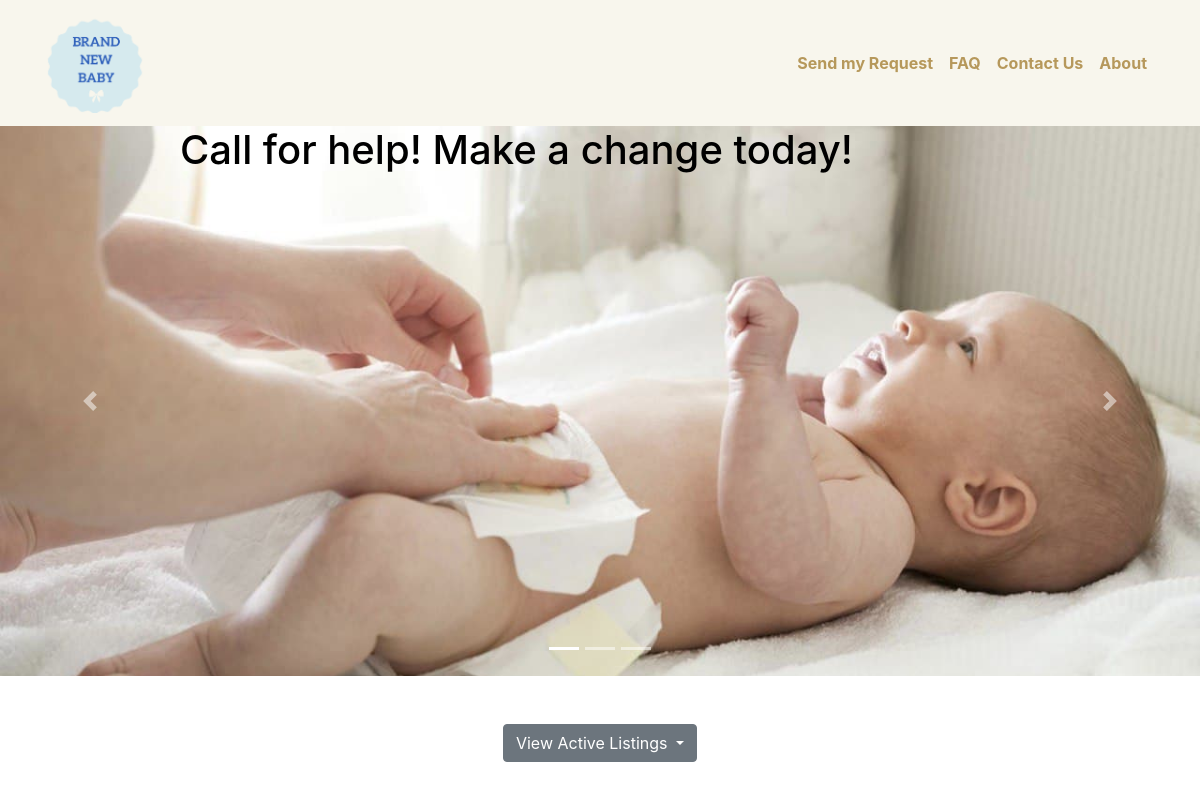
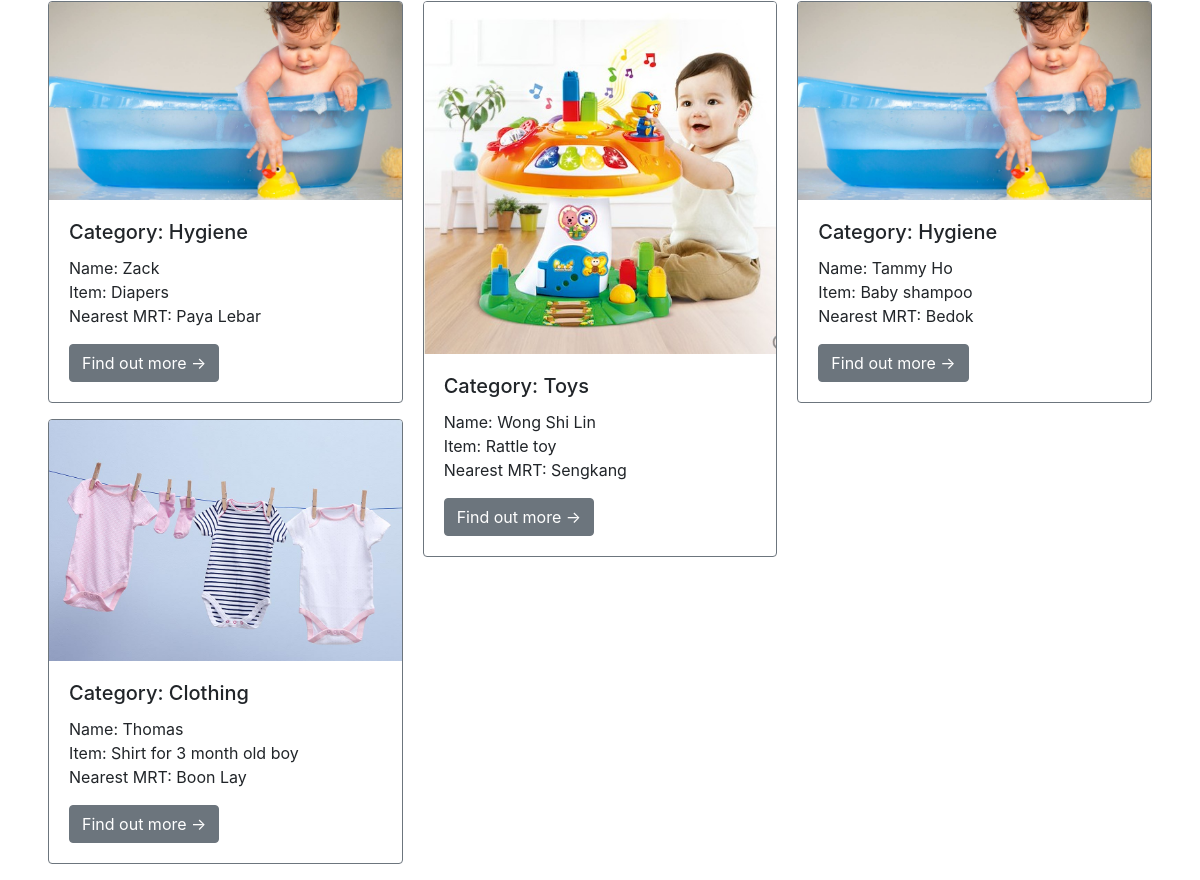
The page /misc/bhome.php on the database as committed earlier (2 pictures, top to bottom).
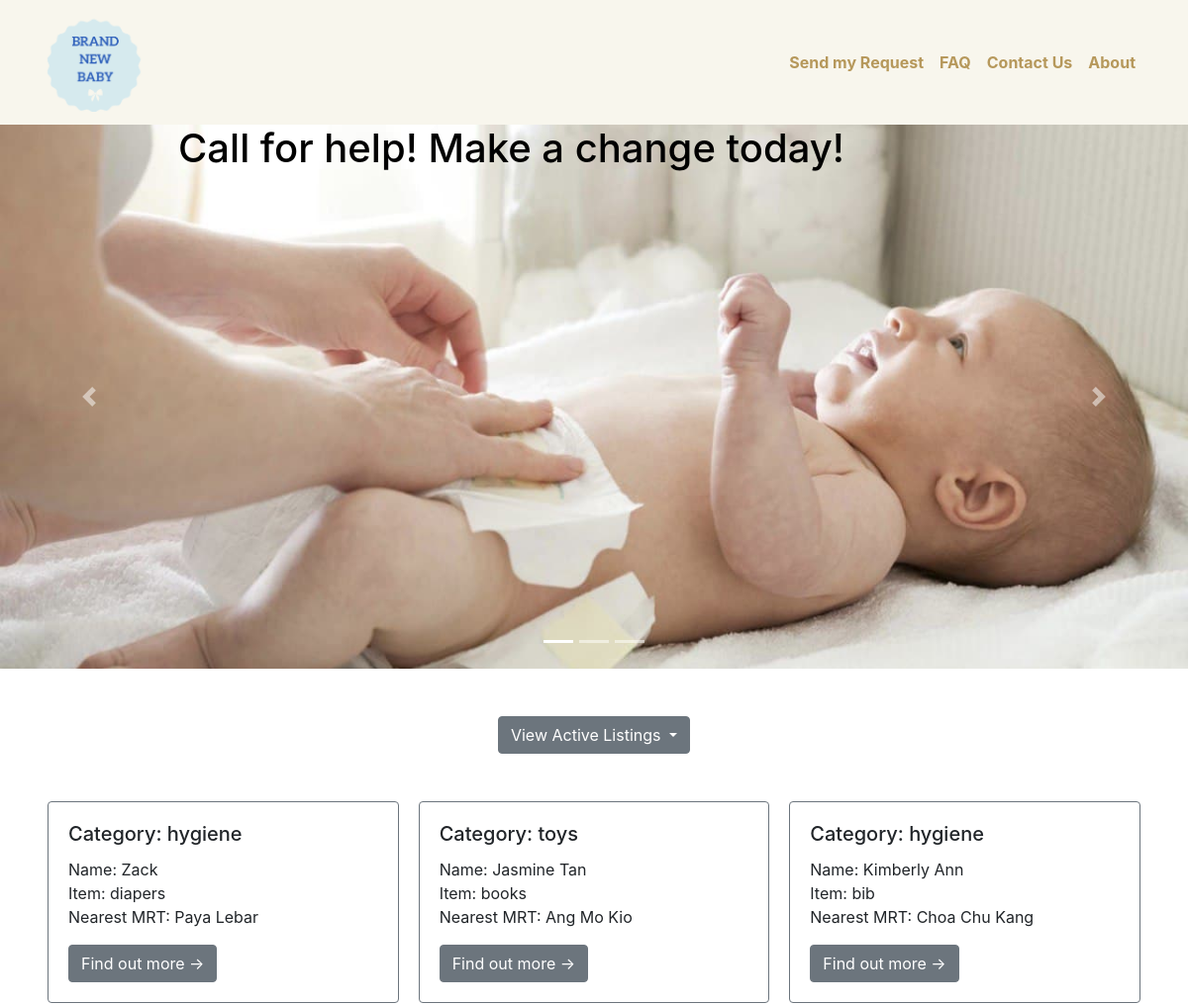
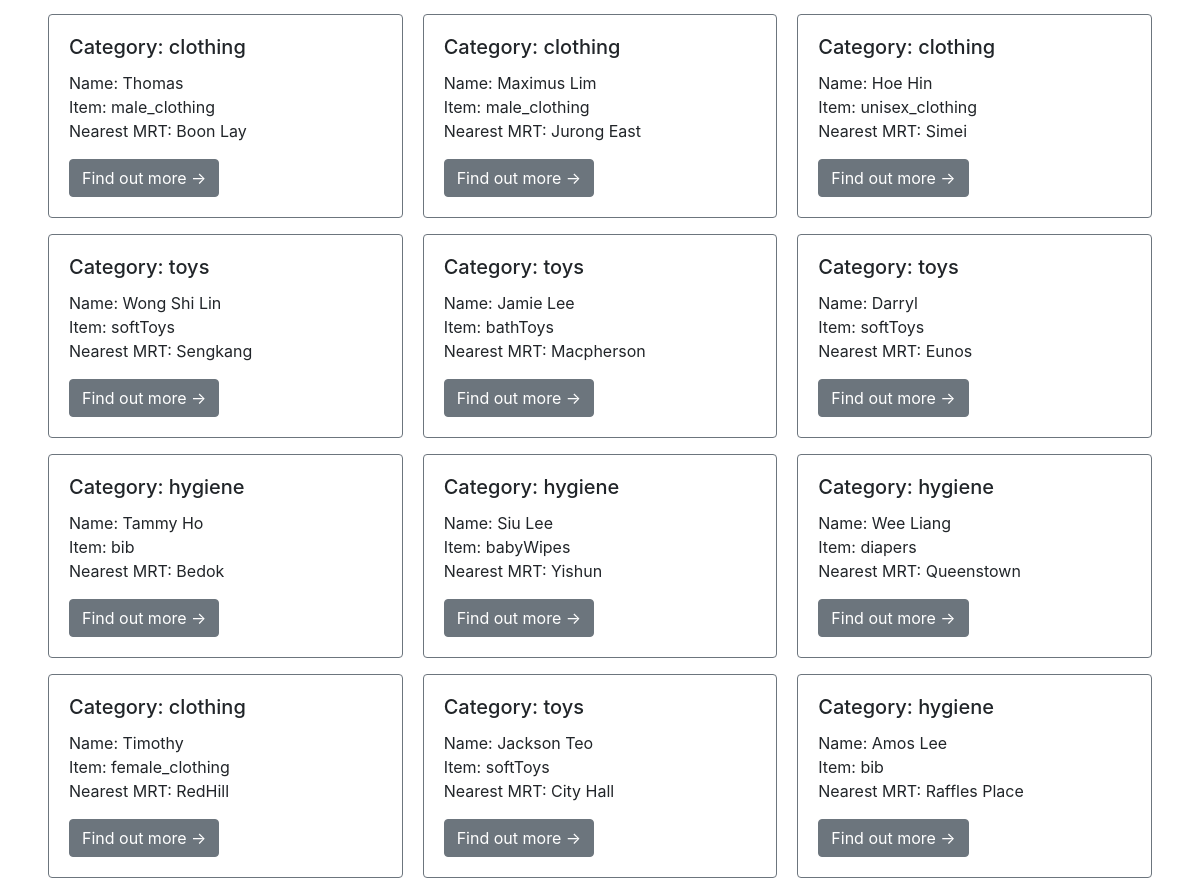
The same page on the database as committed later (2 pictures, top to bottom).
### tables this page shows
CREATE TABLE if not exists beneficiarylisting (
  username varchar(20) NOT NULL,
  mrt varchar(256) NOT NULL,
  category varchar(256) NOT NULL,
  item varchar(256) NOT NULL,
  quantity varchar(256) NOT NULL,
  itemcondition varchar(500)
);

### database/ListingDAO.php (called while the page is built, shortened)
<?php
  class ListingDAO {
    public function getListing() {
      $connMgr = new ConnectionManager();
      $pdo = $connMgr->connect();
      $sql = 'SELECT username, mrt, category, item FROM beneficiarylisting';
      $stmt = $pdo->prepare($sql);
      $stmt->execute();
      $result = [];
      $stmt->setFetchMode(PDO::FETCH_ASSOC);
      while($row = $stmt->fetch()) {
        $result[] = new Listing($row['username'], $row['mrt'], $row['category'], $row['item']);
      }
      return $result;
    }
  }
?>

### database/Listing.php (called while the page is built)
<?php
    class Listing{
        private $username;
        private $category;
        private $item;
        private $mrt;
        public function __construct($username, $mrt, $category, $item){
            $this->username = $username;
            $this->mrt = $mrt;
            $this->category = $category;
            $this->item = $item;
        }
        public function getName(){
            return $this->username;
        }
        public function getCategory(){
            return $this->category;
        }
        public function getItem() {
            return $this->item;
        }
        public function getMrt(){
            return $this->mrt;
        }
    }
?>

### misc/bhome.php (the view, shortened to what this page needs)
<!doctype html>
<html lang="en">
  <head>
    <link rel="stylesheet" href="https://stackpath.bootstrapcdn.com/bootstrap/4.5.2/css/bootstrap.min.css">
  </head>
  <body>
    <nav class="navbar navbar-expand-md">
        <div class="container">
            <a class="navbar-brand">
                <img src="../images/confirmedlogo.png" width="100" height="100" alt="" loading="lazy">
            </a>
            <div class="collapse navbar-collapse justify-content-end" id="menu">
                <div class="navbar-nav">
                    <a class="nav-item nav-link" href="../beneficiaryPages/beneficiaryform.html">Send my Request</a></a>
                    <a class="nav-item nav-link" href="../misc/FAQ.html" >FAQ</a>
                    <a class="nav-item nav-link" href="../misc/Contact_Us.html" >Contact Us</a>
                    <a class="nav-item nav-link" href="../misc/About.html" >About</a>
                </div>
            </div>
        </div>
    </nav>
    <div id="carouselitems" class="carousel slide mb-4" data-ride="carousel" >
        <ol class="carousel-indicators">
          <li data-target="#carouselitems" data-slide-to="0" class="active"></li>
          <li data-target="#carouselitems" data-slide-to="1"></li>
          <li data-target="#carouselitems" data-slide-to="2"></li>
        </ol>
        <div class="carousel-inner" style="height: 550px;">
          <div class="carousel-item active">
            <img src="../images/diaper.jpg" class="d-block w-100 h-30" alt="...">
            <div class="carousel-caption d-none d-md-block" style="position: absolute; z-index: 1; display: table; width: 100%; height: 100%; color: black;">
              <h1 style="display: table-cell; vertical-align: middle; text-align: center;">Call for help! Make a change today!</h1>
            </div>
          </div>
        </div>
        <a class="carousel-control-prev" href="#carouselitems" role="button" data-slide="prev">
          <span class="carousel-control-prev-icon" aria-hidden="true"></span>
        </a>
        <a class="carousel-control-next" href="#carouselitems" role="button" data-slide="next">
          <span class="carousel-control-next-icon" aria-hidden="true"></span>
        </a>
      </div>
      <div class="container text-center my-5" >
        <div class="dropdown">
            <button class="btn btn-secondary dropdown-toggle"  data-flip="false" type="button" id="dropdownMenuButton" data-toggle="dropdown" aria-haspopup="true" aria-expanded="false">
            View Active Listings
            </button>
        </div>
    </div>
    <div class="card-columns mx-5">
      <?php
          $listingDAO = new ListingDAO();
          $listings = $listingDAO->getListing();
          foreach ($listings as $listing){
            echo "<div class='card border-secondary mb-3'>";
              if ($listing->getCategory() == 'Clothing') {
                echo "<img class='card-img-top' src='../images/cardclothes.jpg' alt='Card image cap'>";
              }
              elseif ($listing->getCategory() == 'Toys') {
                echo "<img class='card-img-top' src='../images/cardtoys.jpg' alt='Card image cap'>";
              }
              elseif ($listing->getCategory() == 'Hygiene') {
                echo "<img class='card-img-top' src='../images/cardhygiene.jpg' alt='Card image cap'>";
              }
            echo"
              <div class='card-body'>
                <h5 class='card-title'>Category: {$listing->getCategory()}</h5>
                <p class='card-text'>Name: {$listing->getName()}<br>Item: {$listing->getItem()}<br> Nearest MRT: {$listing->getMrt()}</p>
                <a href='#' class='btn btn-secondary'>Find out more &#8594;</a>
              </div>
            </div>";
          }
      ?>
    </div>
  </body>
</html>

### misc/bhome.php (style rules this page uses)
.navbar { background-color: #F8F6ED; }
.nav-item { color: #B6985B; font-weight: bold; }

Rows that differ between the two databases and show on the page:
removed beneficiarylisting: category "Hygiene", username "Zack", item "Diapers", mrt "Paya Lebar"
removed beneficiarylisting: category "Clothing", username "Thomas", item "Shirt for 3 month old boy", mrt "Boon Lay"
removed beneficiarylisting: category "Toys", username "Wong Shi Lin", item "Rattle toy", mrt "Sengkang"
removed beneficiarylisting: category "Hygiene", username "Tammy Ho", item "Baby shampoo", mrt "Bedok"
added beneficiarylisting: category "hygiene", username "Zack", item "diapers", mrt "Paya Lebar"
added beneficiarylisting: category "clothing", username "Thomas", item "male_clothing", mrt "Boon Lay"
added beneficiarylisting: category "toys", username "Wong Shi Lin", item "softToys", mrt "Sengkang"
added beneficiarylisting: category "hygiene", username "Tammy Ho", item "bib", mrt "Bedok"
added beneficiarylisting: category "clothing", username "Timothy", item "female_clothing", mrt "RedHill"
added beneficiarylisting: category "toys", username "Jasmine Tan", item "books", mrt "Ang Mo Kio"
added beneficiarylisting: category "clothing", username "Maximus Lim", item "male_clothing", mrt "Jurong East"
added beneficiarylisting: category "toys", username "Jamie Lee", item "bathToys", mrt "Macpherson"
added beneficiarylisting: category "hygiene", username "Siu Lee", item "babyWipes", mrt "Yishun"
added beneficiarylisting: category "toys", username "Jackson Teo", item "softToys", mrt "City Hall"
added beneficiarylisting: category "hygiene", username "Kimberly Ann", item "bib", mrt "Choa Chu Kang"
added beneficiarylisting: category "clothing", username "Hoe Hin", item "unisex_clothing", mrt "Simei"
added beneficiarylisting: category "toys", username "Darryl", item "softToys", mrt "Eunos"
added beneficiarylisting: category "hygiene", username "Wee Liang", item "diapers", mrt "Queenstown"
added beneficiarylisting: category "hygiene", username "Amos Lee", item "bib", mrt "Raffles Place"
